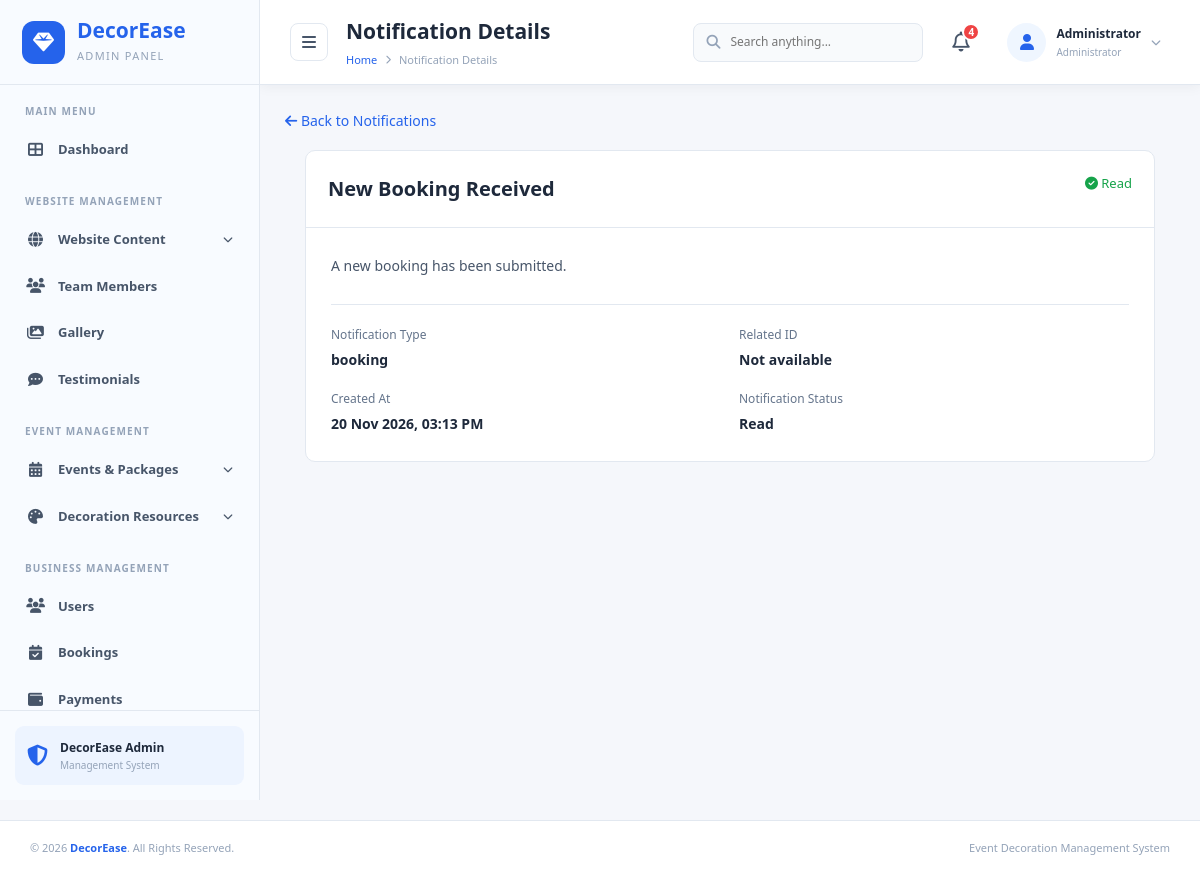
Screenshot of /admin/view_notification.php?id=5 (signed in) with the database file from the repository.
### tables this page shows
CREATE TABLE `notifications` (
  `notification_id` int(10) UNSIGNED NOT NULL,
  `user_id` int(10) UNSIGNED NOT NULL,
  `title` varchar(200) NOT NULL,
  `message` text DEFAULT NULL,
  `notification_type` varchar(80) DEFAULT NULL,
  `related_id` int(10) UNSIGNED DEFAULT NULL,
  `is_read` tinyint(1) DEFAULT 0,
  `created_at` timestamp NOT NULL DEFAULT current_timestamp()
);

### admin/view_notification.php (the view, shortened to what this page needs)
<?php
require_once __DIR__ . '/../db.php';
$adminId = (int)($_SESSION['admin_id'] ?? 0);
$id = (int)($_GET['id'] ?? 0);
$stmt = $conn->prepare("
    SELECT notification_id, user_id, title, message,
           notification_type, related_id, is_read, created_at
    FROM notifications
    WHERE notification_id = ? AND user_id = ?
    LIMIT 1
");
$stmt->bind_param("ii", $id, $adminId);
$stmt->execute();
$result = $stmt->get_result();
$notification = $result->fetch_assoc();
function viewNotificationEscape($value) {
    return htmlspecialchars((string)$value, ENT_QUOTES, 'UTF-8');
}
?>
<!DOCTYPE html>
<html lang="en">
<head>
    <link rel="stylesheet" href="includes/css/admin.css">
    <link rel="stylesheet"
          href="https://cdnjs.cloudflare.com/ajax/libs/font-awesome/6.5.0/css/all.min.css">
</head>
<body>
<div class="admin-container">
    <?php include 'includes/sidebar.php'; ?>
    <main class="main-content">
        <?php include 'includes/header.php'; ?>
        <section class="view-notification-page">
            <a href="notifications.php" class="notification-back">
                <i class="fas fa-arrow-left"></i> Back to Notifications
            </a>
            <div class="notification-detail-card">
                <div class="notification-detail-header">
                    <h2><?php echo viewNotificationEscape($notification['title']); ?></h2>
                    <span style="color:#16a34a;font-size:13px;">
                        <i class="fas fa-check-circle"></i> Read
                    </span>
                </div>
                <div class="notification-detail-body">
                    <p><?php
                        echo nl2br(viewNotificationEscape($notification['message']));
                    ?></p>
                    <div class="notification-detail-meta">
                        <div>
                            <span>Notification Type</span>
                            <strong>
                                <?php echo viewNotificationEscape(
                                    $notification['notification_type'] ?: 'General'
                                ); ?>
                            </strong>
                        </div>
                        <div>
    <span>Related ID</span>
    <strong>
        <?php
        echo !empty($notification['related_id'])
            ? (int)$notification['related_id']
            : 'Not available';
        ?>
    </strong>
</div>
                        <div>
                            <span>Created At</span>
                            <strong>
                                <?php echo date(
                                    'd M Y, h:i A',
                                    strtotime($notification['created_at'])
                                ); ?>
                            </strong>
                        </div>
                        <div>
                            <span>Notification Status</span>
                            <strong>Read</strong>
                        </div>
                    </div>
                </div>
            </div>
        </section>
    </main>
</div>
<?php include 'includes/footer.php'; ?>
</body>
</html>

### admin/view_notification.php (style rules this page uses)
.view-notification-page { padding: 25px; }
.notification-detail-card { max-width: 850px; margin: 0 auto; background: #fff; border: 1px solid #e2e8f0; border-radius: 10px; overflow: hidden; }
.notification-detail-header { padding: 22px; border-bottom: 1px solid #e2e8f0; display: flex; justify-content: space-between; gap: 15px; flex-wrap: wrap; }
.notification-detail-header h2 { margin: 0; color: #1e293b; font-size: 20px; }
.notification-detail-body { padding: 25px; }
.notification-detail-body p { color: #475569; line-height: 1.8; white-space: normal; overflow-wrap: anywhere; }
.notification-detail-meta { display: grid; grid-template-columns: repeat(2, minmax(0, 1fr)); gap: 18px; margin-top: 25px; padding-top: 20px; border-top: 1px solid #e2e8f0; }
.notification-detail-meta span { display: block; color: #64748b; font-size: 12px; margin-bottom: 5px; }
.notification-detail-meta strong { color: #1e293b; font-size: 14px; }
.notification-back { display: inline-block; margin-bottom: 18px; color: #2563eb; text-decoration: none; }

### rows the page displays
notifications: title "New Booking Received", message "A new booking has been submitted.", notification_type "booking", created_at "20 Nov 2026, 03:13 PM"

### other values shown
$pageTitle "Notification Details"
$unreadCount "4"
$adminName "Administrator"
